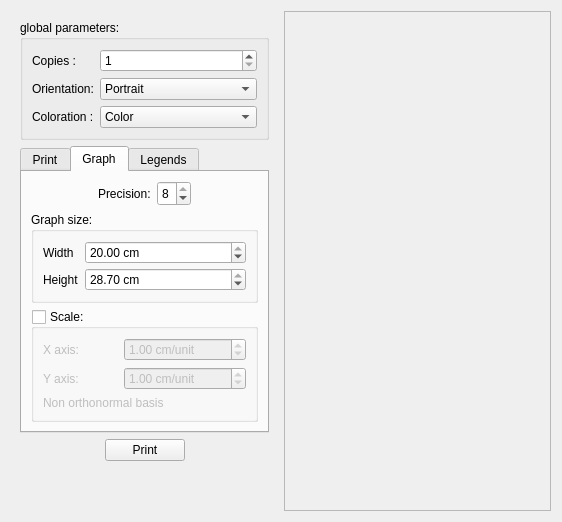
<?xml version="1.0" encoding="UTF-8"?>
<ui version="4.0">
 <class>Print</class>
 <widget class="QWidget" name="Print">
  <property name="geometry">
   <rect>
    <x>0</x>
    <y>0</y>
    <width>562</width>
    <height>522</height>
   </rect>
  </property>
  <property name="windowTitle">
   <string>Print</string>
  </property>
  <property name="windowIcon">
   <iconset resource="../ressources.qrc">
    <normaloff>:/icons/print.png</normaloff>:/icons/print.png</iconset>
  </property>
  <layout class="QHBoxLayout" name="horizontalLayout_8">
   <item>
    <widget class="QWidget" name="widget" native="true">
     <property name="maximumSize">
      <size>
       <width>300</width>
       <height>16777215</height>
      </size>
     </property>
     <layout class="QVBoxLayout" name="verticalLayout_10">
      <item>
       <widget class="QGroupBox" name="groupBox_4">
        <property name="title">
         <string>global parameters:</string>
        </property>
        <layout class="QVBoxLayout" name="verticalLayout_5">
         <item>
          <layout class="QFormLayout" name="formLayout">
           <property name="fieldGrowthPolicy">
            <enum>QFormLayout::AllNonFixedFieldsGrow</enum>
           </property>
           <item row="0" column="0">
            <widget class="QLabel" name="label_2">
             <property name="text">
              <string>Copies :</string>
             </property>
            </widget>
           </item>
           <item row="0" column="1">
            <widget class="QSpinBox" name="numPages">
             <property name="maximumSize">
              <size>
               <width>16777215</width>
               <height>25</height>
              </size>
             </property>
             <property name="minimum">
              <number>1</number>
             </property>
             <property name="value">
              <number>1</number>
             </property>
            </widget>
           </item>
           <item row="1" column="0">
            <widget class="QLabel" name="label_7">
             <property name="text">
              <string>Orientation:</string>
             </property>
            </widget>
           </item>
           <item row="1" column="1">
            <widget class="QComboBox" name="view">
             <property name="maximumSize">
              <size>
               <width>16777215</width>
               <height>25</height>
              </size>
             </property>
             <item>
              <property name="text">
               <string>Portrait</string>
              </property>
             </item>
             <item>
              <property name="text">
               <string>Landscape</string>
              </property>
             </item>
            </widget>
           </item>
           <item row="2" column="0">
            <widget class="QLabel" name="label_3">
             <property name="text">
              <string>Coloration :</string>
             </property>
            </widget>
           </item>
           <item row="2" column="1">
            <widget class="QComboBox" name="colorType">
             <property name="maximumSize">
              <size>
               <width>16777215</width>
               <height>25</height>
              </size>
             </property>
             <item>
              <property name="text">
               <string>Color</string>
              </property>
             </item>
             <item>
              <property name="text">
               <string>Grayscale</string>
              </property>
             </item>
            </widget>
           </item>
          </layout>
         </item>
        </layout>
       </widget>
      </item>
      <item>
       <widget class="QTabWidget" name="tabWidget">
        <property name="currentIndex">
         <number>1</number>
        </property>
        <widget class="QWidget" name="tab">
         <attribute name="title">
          <string>Print</string>
         </attribute>
         <layout class="QVBoxLayout" name="verticalLayout_7">
          <item>
           <widget class="QGroupBox" name="groupBox_2">
            <property name="title">
             <string>Resolution:</string>
            </property>
            <layout class="QVBoxLayout" name="verticalLayout">
             <property name="spacing">
              <number>0</number>
             </property>
             <item>
              <widget class="QRadioButton" name="screenRes">
               <property name="text">
                <string>Screen resolution</string>
               </property>
               <property name="checked">
                <bool>true</bool>
               </property>
              </widget>
             </item>
             <item>
              <layout class="QHBoxLayout" name="horizontalLayout_2">
               <item>
                <widget class="QRadioButton" name="CustomRes">
                 <property name="text">
                  <string>Predefined:</string>
                 </property>
                </widget>
               </item>
               <item>
                <widget class="QSpinBox" name="resolution">
                 <property name="enabled">
                  <bool>false</bool>
                 </property>
                 <property name="maximumSize">
                  <size>
                   <width>16777215</width>
                   <height>25</height>
                  </size>
                 </property>
                 <property name="suffix">
                  <string> ppp</string>
                 </property>
                 <property name="minimum">
                  <number>50</number>
                 </property>
                 <property name="maximum">
                  <number>400</number>
                 </property>
                 <property name="singleStep">
                  <number>100</number>
                 </property>
                 <property name="value">
                  <number>100</number>
                 </property>
                </widget>
               </item>
              </layout>
             </item>
            </layout>
           </widget>
          </item>
          <item>
           <widget class="QGroupBox" name="groupBox_3">
            <property name="title">
             <string>Printing:</string>
            </property>
            <layout class="QVBoxLayout" name="verticalLayout_4">
             <item>
              <layout class="QVBoxLayout" name="verticalLayout_2">
               <property name="spacing">
                <number>0</number>
               </property>
               <item>
                <widget class="QRadioButton" name="inPaper">
                 <property name="text">
                  <string>on a sheet</string>
                 </property>
                 <property name="checked">
                  <bool>true</bool>
                 </property>
                </widget>
               </item>
               <item>
                <layout class="QHBoxLayout" name="horizontalLayout_5">
                 <item>
                  <widget class="QLabel" name="label_6">
                   <property name="minimumSize">
                    <size>
                     <width>25</width>
                     <height>25</height>
                    </size>
                   </property>
                   <property name="maximumSize">
                    <size>
                     <width>25</width>
                     <height>25</height>
                    </size>
                   </property>
                   <property name="text">
                    <string/>
                   </property>
                  </widget>
                 </item>
                 <item>
                  <widget class="QLabel" name="label">
                   <property name="maximumSize">
                    <size>
                     <width>90</width>
                     <height>16777215</height>
                    </size>
                   </property>
                   <property name="text">
                    <string>Printer:</string>
                   </property>
                  </widget>
                 </item>
                 <item>
                  <widget class="QComboBox" name="printer">
                   <property name="maximumSize">
                    <size>
                     <width>16777215</width>
                     <height>25</height>
                    </size>
                   </property>
                  </widget>
                 </item>
                </layout>
               </item>
              </layout>
             </item>
             <item>
              <layout class="QVBoxLayout" name="verticalLayout_3">
               <property name="spacing">
                <number>0</number>
               </property>
               <item>
                <widget class="QRadioButton" name="inPDF">
                 <property name="text">
                  <string>to a file (PDF, PostScript)</string>
                 </property>
                </widget>
               </item>
               <item>
                <layout class="QHBoxLayout" name="horizontalLayout_4">
                 <item>
                  <widget class="QLabel" name="label_8">
                   <property name="minimumSize">
                    <size>
                     <width>25</width>
                     <height>25</height>
                    </size>
                   </property>
                   <property name="maximumSize">
                    <size>
                     <width>25</width>
                     <height>25</height>
                    </size>
                   </property>
                   <property name="text">
                    <string/>
                   </property>
                  </widget>
                 </item>
                 <item>
                  <widget class="QLineEdit" name="PDFname">
                   <property name="enabled">
                    <bool>false</bool>
                   </property>
                   <property name="maximumSize">
                    <size>
                     <width>16777215</width>
                     <height>25</height>
                    </size>
                   </property>
                   <property name="readOnly">
                    <bool>true</bool>
                   </property>
                  </widget>
                 </item>
                 <item>
                  <widget class="QPushButton" name="chooseLocation">
                   <property name="enabled">
                    <bool>false</bool>
                   </property>
                   <property name="maximumSize">
                    <size>
                     <width>25</width>
                     <height>25</height>
                    </size>
                   </property>
                   <property name="text">
                    <string>...</string>
                   </property>
                  </widget>
                 </item>
                </layout>
               </item>
              </layout>
             </item>
            </layout>
           </widget>
          </item>
         </layout>
        </widget>
        <widget class="QWidget" name="tab_2">
         <attribute name="title">
          <string>Graph</string>
         </attribute>
         <layout class="QVBoxLayout" name="verticalLayout_8">
          <item>
           <layout class="QHBoxLayout" name="horizontalLayout_11">
            <item>
             <spacer name="horizontalSpacer_5">
              <property name="orientation">
               <enum>Qt::Horizontal</enum>
              </property>
              <property name="sizeHint" stdset="0">
               <size>
                <width>40</width>
                <height>20</height>
               </size>
              </property>
             </spacer>
            </item>
            <item>
             <widget class="QLabel" name="label_13">
              <property name="text">
               <string>Precision:</string>
              </property>
             </widget>
            </item>
            <item>
             <widget class="QSpinBox" name="numPrec">
              <property name="maximumSize">
               <size>
                <width>16777215</width>
                <height>25</height>
               </size>
              </property>
              <property name="minimum">
               <number>2</number>
              </property>
              <property name="maximum">
               <number>8</number>
              </property>
              <property name="value">
               <number>8</number>
              </property>
             </widget>
            </item>
            <item>
             <spacer name="horizontalSpacer_6">
              <property name="orientation">
               <enum>Qt::Horizontal</enum>
              </property>
              <property name="sizeHint" stdset="0">
               <size>
                <width>40</width>
                <height>20</height>
               </size>
              </property>
             </spacer>
            </item>
           </layout>
          </item>
          <item>
           <widget class="QGroupBox" name="groupBox">
            <property name="title">
             <string>Graph size:</string>
            </property>
            <property name="flat">
             <bool>false</bool>
            </property>
            <layout class="QHBoxLayout" name="horizontalLayout_3">
             <item>
              <layout class="QFormLayout" name="formLayout_2">
               <property name="fieldGrowthPolicy">
                <enum>QFormLayout::AllNonFixedFieldsGrow</enum>
               </property>
               <property name="verticalSpacing">
                <number>4</number>
               </property>
               <item row="3" column="0">
                <widget class="QLabel" name="label_4">
                 <property name="text">
                  <string>Height</string>
                 </property>
                </widget>
               </item>
               <item row="2" column="0">
                <widget class="QLabel" name="label_5">
                 <property name="text">
                  <string>Width</string>
                 </property>
                </widget>
               </item>
               <item row="3" column="1">
                <widget class="QDoubleSpinBox" name="height">
                 <property name="maximumSize">
                  <size>
                   <width>16777215</width>
                   <height>25</height>
                  </size>
                 </property>
                 <property name="suffix">
                  <string> cm</string>
                 </property>
                 <property name="minimum">
                  <double>10.000000000000000</double>
                 </property>
                 <property name="maximum">
                  <double>28.699999999999999</double>
                 </property>
                 <property name="value">
                  <double>28.699999999999999</double>
                 </property>
                </widget>
               </item>
               <item row="2" column="1">
                <widget class="QDoubleSpinBox" name="width">
                 <property name="maximumSize">
                  <size>
                   <width>16777215</width>
                   <height>25</height>
                  </size>
                 </property>
                 <property name="suffix">
                  <string> cm</string>
                 </property>
                 <property name="minimum">
                  <double>10.000000000000000</double>
                 </property>
                 <property name="maximum">
                  <double>20.000000000000000</double>
                 </property>
                 <property name="value">
                  <double>20.000000000000000</double>
                 </property>
                </widget>
               </item>
              </layout>
             </item>
            </layout>
           </widget>
          </item>
          <item>
           <widget class="QGroupBox" name="scaleGroupBox">
            <property name="title">
             <string>Scale:</string>
            </property>
            <property name="checkable">
             <bool>true</bool>
            </property>
            <property name="checked">
             <bool>false</bool>
            </property>
            <layout class="QVBoxLayout" name="verticalLayout_9">
             <item>
              <layout class="QHBoxLayout" name="horizontalLayout_6">
               <item>
                <widget class="QLabel" name="label_9">
                 <property name="maximumSize">
                  <size>
                   <width>75</width>
                   <height>16777215</height>
                  </size>
                 </property>
                 <property name="text">
                  <string>X axis:</string>
                 </property>
                </widget>
               </item>
               <item>
                <widget class="QDoubleSpinBox" name="xscale">
                 <property name="maximumSize">
                  <size>
                   <width>16777215</width>
                   <height>25</height>
                  </size>
                 </property>
                 <property name="prefix">
                  <string/>
                 </property>
                 <property name="suffix">
                  <string> cm/unit</string>
                 </property>
                 <property name="minimum">
                  <double>0.500000000000000</double>
                 </property>
                 <property name="maximum">
                  <double>20.000000000000000</double>
                 </property>
                 <property name="value">
                  <double>1.000000000000000</double>
                 </property>
                </widget>
               </item>
              </layout>
             </item>
             <item>
              <layout class="QHBoxLayout" name="horizontalLayout_7">
               <item>
                <widget class="QLabel" name="Ylabel">
                 <property name="maximumSize">
                  <size>
                   <width>75</width>
                   <height>16777215</height>
                  </size>
                 </property>
                 <property name="text">
                  <string>Y axis:</string>
                 </property>
                </widget>
               </item>
               <item>
                <widget class="QDoubleSpinBox" name="yscale">
                 <property name="maximumSize">
                  <size>
                   <width>16777215</width>
                   <height>25</height>
                  </size>
                 </property>
                 <property name="suffix">
                  <string> cm/unit</string>
                 </property>
                 <property name="minimum">
                  <double>0.500000000000000</double>
                 </property>
                 <property name="maximum">
                  <double>20.000000000000000</double>
                 </property>
                 <property name="value">
                  <double>1.000000000000000</double>
                 </property>
                </widget>
               </item>
              </layout>
             </item>
             <item>
              <widget class="QLabel" name="orthInfoLabel">
               <property name="text">
                <string>Non orthonormal basis</string>
               </property>
              </widget>
             </item>
            </layout>
           </widget>
          </item>
         </layout>
        </widget>
        <widget class="QWidget" name="tab_3">
         <attribute name="title">
          <string>Legends</string>
         </attribute>
         <layout class="QVBoxLayout" name="verticalLayout_11">
          <item>
           <widget class="QGroupBox" name="legendBox">
            <property name="title">
             <string>Legends</string>
            </property>
            <property name="alignment">
             <set>Qt::AlignLeading|Qt::AlignLeft|Qt::AlignTop</set>
            </property>
            <property name="checkable">
             <bool>true</bool>
            </property>
            <property name="checked">
             <bool>false</bool>
            </property>
            <layout class="QVBoxLayout" name="verticalLayout_6">
             <property name="spacing">
              <number>0</number>
             </property>
             <item>
              <widget class="QLabel" name="label_10">
               <property name="text">
                <string>X axis :</string>
               </property>
              </widget>
             </item>
             <item>
              <widget class="QLineEdit" name="xLegend">
               <property name="maximumSize">
                <size>
                 <width>16777215</width>
                 <height>25</height>
                </size>
               </property>
              </widget>
             </item>
             <item>
              <widget class="QLabel" name="label_11">
               <property name="text">
                <string>Y axis :</string>
               </property>
              </widget>
             </item>
             <item>
              <widget class="QLineEdit" name="yLegend">
               <property name="maximumSize">
                <size>
                 <width>16777215</width>
                 <height>25</height>
                </size>
               </property>
              </widget>
             </item>
             <item>
              <layout class="QHBoxLayout" name="horizontalLayout_9">
               <property name="topMargin">
                <number>5</number>
               </property>
               <item>
                <spacer name="horizontalSpacer_3">
                 <property name="orientation">
                  <enum>Qt::Horizontal</enum>
                 </property>
                 <property name="sizeHint" stdset="0">
                  <size>
                   <width>40</width>
                   <height>20</height>
                  </size>
                 </property>
                </spacer>
               </item>
               <item>
                <widget class="QPushButton" name="bold">
                 <property name="maximumSize">
                  <size>
                   <width>30</width>
                   <height>30</height>
                  </size>
                 </property>
                 <property name="styleSheet">
                  <string notr="true">font-weight: bold;</string>
                 </property>
                 <property name="text">
                  <string notr="true">B</string>
                 </property>
                 <property name="checkable">
                  <bool>true</bool>
                 </property>
                </widget>
               </item>
               <item>
                <widget class="QPushButton" name="italic">
                 <property name="maximumSize">
                  <size>
                   <width>30</width>
                   <height>30</height>
                  </size>
                 </property>
                 <property name="styleSheet">
                  <string notr="true">font-style: italic;</string>
                 </property>
                 <property name="text">
                  <string notr="true">I</string>
                 </property>
                 <property name="checkable">
                  <bool>true</bool>
                 </property>
                </widget>
               </item>
               <item>
                <widget class="QPushButton" name="underline">
                 <property name="maximumSize">
                  <size>
                   <width>30</width>
                   <height>30</height>
                  </size>
                 </property>
                 <property name="styleSheet">
                  <string notr="true">text-decoration: underline;</string>
                 </property>
                 <property name="text">
                  <string notr="true">S</string>
                 </property>
                 <property name="checkable">
                  <bool>true</bool>
                 </property>
                </widget>
               </item>
               <item>
                <spacer name="horizontalSpacer_4">
                 <property name="orientation">
                  <enum>Qt::Horizontal</enum>
                 </property>
                 <property name="sizeHint" stdset="0">
                  <size>
                   <width>40</width>
                   <height>20</height>
                  </size>
                 </property>
                </spacer>
               </item>
              </layout>
             </item>
             <item>
              <layout class="QHBoxLayout" name="horizontalLayout_10">
               <property name="topMargin">
                <number>5</number>
               </property>
               <item>
                <widget class="QLabel" name="label_12">
                 <property name="text">
                  <string>Font size:</string>
                 </property>
                </widget>
               </item>
               <item>
                <widget class="QSpinBox" name="legendSize">
                 <property name="maximumSize">
                  <size>
                   <width>16777215</width>
                   <height>25</height>
                  </size>
                 </property>
                 <property name="minimum">
                  <number>10</number>
                 </property>
                 <property name="maximum">
                  <number>22</number>
                 </property>
                 <property name="value">
                  <number>12</number>
                 </property>
                </widget>
               </item>
              </layout>
             </item>
            </layout>
           </widget>
          </item>
          <item>
           <spacer name="verticalSpacer_2">
            <property name="orientation">
             <enum>Qt::Vertical</enum>
            </property>
            <property name="sizeHint" stdset="0">
             <size>
              <width>20</width>
              <height>40</height>
             </size>
            </property>
           </spacer>
          </item>
         </layout>
        </widget>
       </widget>
      </item>
      <item>
       <layout class="QHBoxLayout" name="horizontalLayout">
        <item>
         <spacer name="horizontalSpacer_2">
          <property name="orientation">
           <enum>Qt::Horizontal</enum>
          </property>
          <property name="sizeHint" stdset="0">
           <size>
            <width>40</width>
            <height>20</height>
           </size>
          </property>
         </spacer>
        </item>
        <item>
         <widget class="QPushButton" name="print">
          <property name="text">
           <string>Print</string>
          </property>
         </widget>
        </item>
        <item>
         <spacer name="horizontalSpacer">
          <property name="orientation">
           <enum>Qt::Horizontal</enum>
          </property>
          <property name="sizeHint" stdset="0">
           <size>
            <width>40</width>
            <height>20</height>
           </size>
          </property>
         </spacer>
        </item>
       </layout>
      </item>
      <item>
       <spacer name="verticalSpacer">
        <property name="orientation">
         <enum>Qt::Vertical</enum>
        </property>
        <property name="sizeHint" stdset="0">
         <size>
          <width>20</width>
          <height>40</height>
         </size>
        </property>
       </spacer>
      </item>
     </layout>
    </widget>
   </item>
   <item>
    <widget class="QScrollArea" name="scrollArea">
     <property name="widgetResizable">
      <bool>true</bool>
     </property>
     <widget class="QWidget" name="scrollAreaWidgetContents_2">
      <property name="geometry">
       <rect>
        <x>0</x>
        <y>0</y>
        <width>268</width>
        <height>506</height>
       </rect>
      </property>
     </widget>
    </widget>
   </item>
  </layout>
 </widget>
 <resources>
  <include location="../ressources.qrc"/>
 </resources>
 <connections>
  <connection>
   <sender>CustomRes</sender>
   <signal>toggled(bool)</signal>
   <receiver>resolution</receiver>
   <slot>setEnabled(bool)</slot>
   <hints>
    <hint type="sourcelabel">
     <x>121</x>
     <y>363</y>
    </hint>
    <hint type="destinationlabel">
     <x>341</x>
     <y>362</y>
    </hint>
   </hints>
  </connection>
  <connection>
   <sender>inPaper</sender>
   <signal>toggled(bool)</signal>
   <receiver>label</receiver>
   <slot>setEnabled(bool)</slot>
   <hints>
    <hint type="sourcelabel">
     <x>110</x>
     <y>180</y>
    </hint>
    <hint type="destinationlabel">
     <x>120</x>
     <y>196</y>
    </hint>
   </hints>
  </connection>
  <connection>
   <sender>inPaper</sender>
   <signal>toggled(bool)</signal>
   <receiver>printer</receiver>
   <slot>setEnabled(bool)</slot>
   <hints>
    <hint type="sourcelabel">
     <x>179</x>
     <y>174</y>
    </hint>
    <hint type="destinationlabel">
     <x>219</x>
     <y>195</y>
    </hint>
   </hints>
  </connection>
  <connection>
   <sender>inPDF</sender>
   <signal>toggled(bool)</signal>
   <receiver>PDFname</receiver>
   <slot>setEnabled(bool)</slot>
   <hints>
    <hint type="sourcelabel">
     <x>78</x>
     <y>235</y>
    </hint>
    <hint type="destinationlabel">
     <x>99</x>
     <y>257</y>
    </hint>
   </hints>
  </connection>
  <connection>
   <sender>inPDF</sender>
   <signal>toggled(bool)</signal>
   <receiver>chooseLocation</receiver>
   <slot>setEnabled(bool)</slot>
   <hints>
    <hint type="sourcelabel">
     <x>285</x>
     <y>232</y>
    </hint>
    <hint type="destinationlabel">
     <x>330</x>
     <y>250</y>
    </hint>
   </hints>
  </connection>
 </connections>
</ui>
